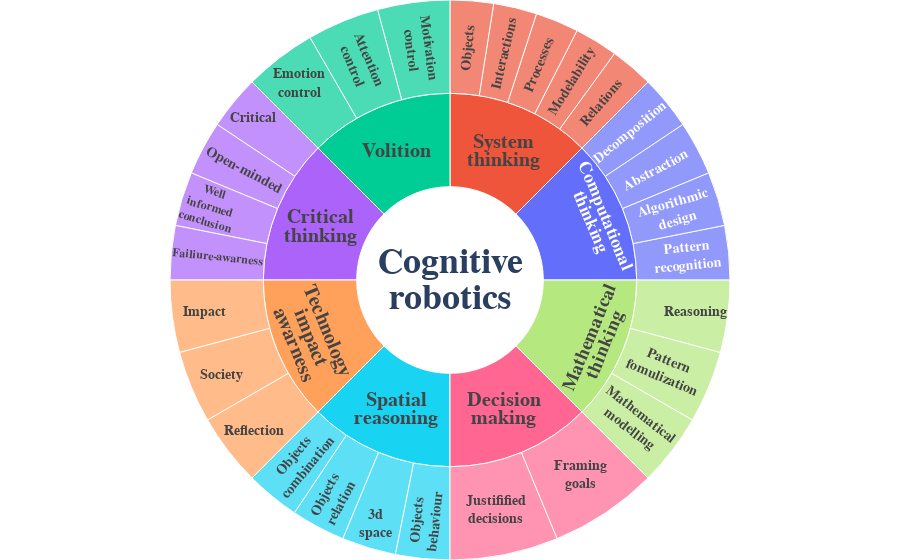

The cell this chart's notebook holds for it:
### Markdown cell above
# CogRbob Skill Diagram

### Code cell
import plotly.express as px
import plotly.offline as poffline
import pandas as pd
import math

# Sample hierarchical data
data_obj = {
    'Cognitive Robotics': {
        "Mathematical Thinking": ['reasoning', 'pattern fomulization', 'mathematical modelling'],
        "Decision Making": ['framing goals', 'justifified decisions'],
        "Spatial Reasoning": ['objects behaviour', '3D Space', 'objects relation', 'objects combination'],
        "Technology impact awarness": ['reflection', 'society', 'impact'],
        'Critical Thinking': ['failiure-awarness', 'well informed conclusion', 'open-minded', 'critical'],
        "Volition": ['emotion control', 'attention control', 'motivation control'],
        "System Thinking" : ['objects', 'interactions', 'processes', 'modelability', 'relations'],
        "Computational Thinking": ['decomposition', 'abstraction', 'algorithmic design', 'pattern recognition'],
    }
}

data = {
    'Topic': [],
    'Skill': [],
    'Competences': [],
    'Values': []
}

lcm = math.lcm(*[len(data_obj['Cognitive Robotics'][i]) for i in data_obj['Cognitive Robotics']])
count_topic = 1

# convert object data to table format
for topic in data_obj:
    for skill in data_obj[topic]:
        # to make the skills have the same size
        competences_len = len(data_obj[topic][skill])
        # to make the skills display orderly
        value = lcm / competences_len + (count_topic / competences_len) * 0.001
        count_topic += 1
        for competences in data_obj[topic][skill]:
            data['Topic'].append(topic)
            data['Skill'].append(skill)
            data['Competences'].append(competences)
            data['Values'].append(value + data_obj[topic][skill].index(competences) * 0.0001)
            
df = pd.DataFrame(data)

# Inject custom label style
df_style = df.copy()
df_style['Topic'] = df['Topic'].apply(lambda x: f'<span style="font-size:36px;">{x.capitalize().replace(" ", "<br><br>")}</span>')
df_style['Skill'] = df['Skill'].apply(lambda x: f'<span style="font-size:20px;">{x.capitalize().replace(" ", "<br>")}</span>')
df_style['Competences'] = df['Competences'].apply(lambda x: f'<a href="https://ai.uni-bremen.de/" style="color:inherit;">{x.capitalize().replace(" ", "<br>")}</a>')

# Create sunburst chart
fig = px.sunburst(df_style, path=['Topic', 'Skill', 'Competences'],
                  values='Values', )
# Style of chart
fig.update_layout(
    hovermode=False,
    # autosize=True,
    # width=800,
    height=800,
    margin = dict(t=0, l=0, r=0, b=0),
    font=dict(
        family="Courier New, monospace",
        size=14,
        weight='bold'
    )
)
fig.show()

poffline.plot(fig, filename='cog_skill.html')

### Figure 1 — Plotly figure (JSON) as saved in the notebook; plotly's stock layout.template omitted (floating-point values rounded to 4 significant figures)
{"data": [{"branchvalues": "total", "domain": {"x": [0, 1], "y": [0, 1]}, "hovertemplate": "labels=%{label}<br>Values=%{value}<br>parent=%{parent}<br>id=%{id}<extra></extra>", "ids": ["<span style=\"font-size:36px;\">Cognitive<br><br>robotics</span>/<span style=\"font-size:20px;\">Spatial<br>reasoning</span>/<a href=\"https://ai.uni-bremen.de/\" style=\"color:inherit;\">3d<br>space</a>", "<span style=\"font-size:36px;\">Cognitive<br><br>robotics</span>/<span style=\"font-size:20px;\">Computational<br>thinking</span>/<a href=\"https://ai.uni-bremen.de/\" style=\"color:inherit;\">Abstraction</a>", "<span style=\"font-size:36px;\">Cognitive<br><br>robotics</span>/<span style=\"font-size:20px;\">Computational<br>thinking</span>/<a href=\"https://ai.uni-bremen.de/\" style=\"color:inherit;\">Algorithmic<br>design</a>", "<span style=\"font-size:36px;\">Cognitive<br><br>robotics</span>/<span style=\"font-size:20px;\">Volition</span>/<a href=\"https://ai.uni-bremen.de/\" style=\"color:inherit;\">Attention<br>control</a>", "<span style=\"font-size:36px;\">Cognitive<br><br>robotics</span>/<span style=\"font-size:20px;\">Critical<br>thinking</span>/<a href=\"https://ai.uni-bremen.de/\" style=\"color:inherit;\">Critical</a>", "<span style=\"font-size:36px;\">Cognitive<br><br>robotics</span>/<span style=\"font-size:20px;\">Computational<br>thinking</span>/<a href=\"https://ai.uni-bremen.de/\" style=\"color:inherit;\">Decomposition</a>", "<span style=\"font-size:36px;\">Cognitive<br><br>robotics</span>/<span style=\"font-size:20px;\">Volition</span>/<a href=\"https://ai.uni-bremen.de/\" style=\"color:inherit;\">Emotion<br>control</a>", "<span style=\"font-size:36px;\">Cognitive<br><br>robotics</span>/<span style=\"font-size:20px;\">Critical<br>thinking</span>/<a href=\"https://ai.uni-bremen.de/\" style=\"color:inherit;\">Failiure-awarness</a>", "<span style=\"font-size:36px;\">Cognitive<br><br>robotics</span>/<span style=\"font-size:20px;\">Decision<br>making</span>/<a href=\"https://ai.uni-bremen.de/\" style=\"color:inherit;\">Framing<br>goals</a>", "<span style=\"font-size:36px;\">Cognitive<br><br>robotics</span>/<span style=\"font-size:20px;\">Technology<br>impact<br>awarness</span>/<a href=\"https://ai.uni-bremen.de/\" style=\"color:inherit;\">Impact</a>", "<span style=\"font-size:36px;\">Cognitive<br><br>robotics</span>/<span style=\"font-size:20px;\">System<br>thinking</span>/<a href=\"https://ai.uni-bremen.de/\" style=\"color:inherit;\">Interactions</a>", "<span style=\"font-size:36px;\">Cognitive<br><br>robotics</span>/<span style=\"font-size:20px;\">Decision<br>making</span>/<a href=\"https://ai.uni-bremen.de/\" style=\"color:inherit;\">Justifified<br>decisions</a>", "<span style=\"font-size:36px;\">Cognitive<br><br>robotics</span>/<span style=\"font-size:20px;\">Mathematical<br>thinking</span>/<a href=\"https://ai.uni-bremen.de/\" style=\"color:inherit;\">Mathematical<br>modelling</a>", "<span style=\"font-size:36px;\">Cognitive<br><br>robotics</span>/<span style=\"font-size:20px;\">System<br>thinking</span>/<a href=\"https://ai.uni-bremen.de/\" style=\"color:inherit;\">Modelability</a>", "<span style=\"font-size:36px;\">Cognitive<br><br>robotics</span>/<span style=\"font-size:20px;\">Volition</span>/<a href=\"https://ai.uni-bremen.de/\" style=\"color:inherit;\">Motivation<br>control</a>", "<span style=\"font-size:36px;\">Cognitive<br><br>robotics</span>/<span style=\"font-size:20px;\">System<br>thinking</span>/<a href=\"https://ai.uni-bremen.de/\" style=\"color:inherit;\">Objects</a>", "<span style=\"font-size:36px;\">Cognitive<br><br>robotics</span>/<span style=\"font-size:20px;\">Spatial<br>reasoning</span>/<a href=\"https://ai.uni-bremen.de/\" style=\"color:inherit;\">Objects<br>behaviour</a>", "<span style=\"font-size:36px;\">Cognitive<br><br>robotics</span>/<span style=\"font-size:20px;\">Spatial<br>reasoning</span>/<a href=\"https://ai.uni-bremen.de/\" style=\"color:inherit;\">Objects<br>combination</a>", "<span style=\"font-size:36px;\">Cognitive<br><br>robotics</span>/<span style=\"font-size:20px;\">Spatial<br>reasoning</span>/<a href=\"https://ai.uni-bremen.de/\" style=\"color:inherit;\">Objects<br>relation</a>", "<span style=\"font-size:36px;\">Cognitive<br><br>robotics</span>/<span style=\"font-size:20px;\">Critical<br>thinking</span>/<a href=\"https://ai.uni-bremen.de/\" style=\"color:inherit;\">Open-minded</a>", "<span style=\"font-size:36px;\">Cognitive<br><br>robotics</span>/<span style=\"font-size:20px;\">Mathematical<br>thinking</span>/<a href=\"https://ai.uni-bremen.de/\" style=\"color:inherit;\">Pattern<br>fomulization</a>", "<span style=\"font-size:36px;\">Cognitive<br><br>robotics</span>/<span style=\"font-size:20px;\">Computational<br>thinking</span>/<a href=\"https://ai.uni-bremen.de/\" style=\"color:inherit;\">Pattern<br>recognition</a>", "<span style=\"font-size:36px;\">Cognitive<br><br>robotics</span>/<span style=\"font-size:20px;\">System<br>thinking</span>/<a href=\"https://ai.uni-bremen.de/\" style=\"color:inherit;\">Processes</a>", "<span style=\"font-size:36px;\">Cognitive<br><br>robotics</span>/<span style=\"font-size:20px;\">Mathematical<br>thinking</span>/<a href=\"https://ai.uni-bremen.de/\" style=\"color:inherit;\">Reasoning</a>", "<span style=\"font-size:36px;\">Cognitive<br><br>robotics</span>/<span style=\"font-size:20px;\">Technology<br>impact<br>awarness</span>/<a href=\"https://ai.uni-bremen.de/\" style=\"color:inherit;\">Reflection</a>", "<span style=\"font-size:36px;\">Cognitive<br><br>robotics</span>/<span style=\"font-size:20px;\">System<br>thinking</span>/<a href=\"https://ai.uni-bremen.de/\" style=\"color:inherit;\">Relations</a>", "<span style=\"font-size:36px;\">Cognitive<br><br>robotics</span>/<span style=\"font-size:20px;\">Technology<br>impact<br>awarness</span>/<a href=\"https://ai.uni-bremen.de/\" style=\"color:inherit;\">Society</a>", "<span style=\"font-size:36px;\">Cognitive<br><br>robotics</span>/<span style=\"font-size:20px;\">Critical<br>thinking</span>/<a href=\"https://ai.uni-bremen.de/\" style=\"color:inherit;\">Well<br>informed<br>conclusion</a>", "<span style=\"font-size:36px;\">Cognitive<br><br>robotics</span>/<span style=\"font-size:20px;\">Computational<br>thinking</span>", "<span style=\"font-size:36px;\">Cognitive<br><br>robotics</span>/<span style=\"font-size:20px;\">Critical<br>thinking</span>", "<span style=\"font-size:36px;\">Cognitive<br><br>robotics</span>/<span style=\"font-size:20px;\">Decision<br>making</span>", "<span style=\"font-size:36px;\">Cognitive<br><br>robotics</span>/<span style=\"font-size:20px;\">Mathematical<br>thinking</span>", "<span style=\"font-size:36px;\">Cognitive<br><br>robotics</span>/<span style=\"font-size:20px;\">Spatial<br>reasoning</span>", "<span style=\"font-size:36px;\">Cognitive<br><br>robotics</span>/<span style=\"font-size:20px;\">System<br>thinking</span>", "<span style=\"font-size:36px;\">Cognitive<br><br>robotics</span>/<span style=\"font-size:20px;\">Technology<br>impact<br>awarness</span>", "<span style=\"font-size:36px;\">Cognitive<br><br>robotics</span>/<span style=\"font-size:20px;\">Volition</span>", "<span style=\"font-size:36px;\">Cognitive<br><br>robotics</span>"], "labels": ["<a href=\"https://ai.uni-bremen.de/\" style=\"color:inherit;\">3d<br>space</a>", "<a href=\"https://ai.uni-bremen.de/\" style=\"color:inherit;\">Abstraction</a>", "<a href=\"https://ai.uni-bremen.de/\" style=\"color:inherit;\">Algorithmic<br>design</a>", "<a href=\"https://ai.uni-bremen.de/\" style=\"color:inherit;\">Attention<br>control</a>", "<a href=\"https://ai.uni-bremen.de/\" style=\"color:inherit;\">Critical</a>", "<a href=\"https://ai.uni-bremen.de/\" style=\"color:inherit;\">Decomposition</a>", "<a href=\"https://ai.uni-bremen.de/\" style=\"color:inherit;\">Emotion<br>control</a>", "<a href=\"https://ai.uni-bremen.de/\" style=\"color:inherit;\">Failiure-awarness</a>", "<a href=\"https://ai.uni-bremen.de/\" style=\"color:inherit;\">Framing<br>goals</a>", "<a href=\"https://ai.uni-bremen.de/\" style=\"color:inherit;\">Impact</a>", "<a href=\"https://ai.uni-bremen.de/\" style=\"color:inherit;\">Interactions</a>", "<a href=\"https://ai.uni-bremen.de/\" style=\"color:inherit;\">Justifified<br>decisions</a>", "<a href=\"https://ai.uni-bremen.de/\" style=\"color:inherit;\">Mathematical<br>modelling</a>", "<a href=\"https://ai.uni-bremen.de/\" style=\"color:inherit;\">Modelability</a>", "<a href=\"https://ai.uni-bremen.de/\" style=\"color:inherit;\">Motivation<br>control</a>", "<a href=\"https://ai.uni-bremen.de/\" style=\"color:inherit;\">Objects</a>", "<a href=\"https://ai.uni-bremen.de/\" style=\"color:inherit;\">Objects<br>behaviour</a>", "<a href=\"https://ai.uni-bremen.de/\" style=\"color:inherit;\">Objects<br>combination</a>", "<a href=\"https://ai.uni-bremen.de/\" style=\"color:inherit;\">Objects<br>relation</a>", "<a href=\"https://ai.uni-bremen.de/\" style=\"color:inherit;\">Open-minded</a>", "<a href=\"https://ai.uni-bremen.de/\" style=\"color:inherit;\">Pattern<br>fomulization</a>", "<a href=\"https://ai.uni-bremen.de/\" style=\"color:inherit;\">Pattern<br>recognition</a>", "<a href=\"https://ai.uni-bremen.de/\" style=\"color:inherit;\">Processes</a>", "<a href=\"https://ai.uni-bremen.de/\" style=\"color:inherit;\">Reasoning</a>", "<a href=\"https://ai.uni-bremen.de/\" style=\"color:inherit;\">Reflection</a>", "<a href=\"https://ai.uni-bremen.de/\" style=\"color:inherit;\">Relations</a>", "<a href=\"https://ai.uni-bremen.de/\" style=\"color:inherit;\">Society</a>", "<a href=\"https://ai.uni-bremen.de/\" style=\"color:inherit;\">Well<br>informed<br>conclusion</a>", "<span style=\"font-size:20px;\">Computational<br>thinking</span>", "<span style=\"font-size:20px;\">Critical<br>thinking</span>", "<span style=\"font-size:20px;\">Decision<br>making</span>", "<span style=\"font-size:20px;\">Mathematical<br>thinking</span>", "<span style=\"font-size:20px;\">Spatial<br>reasoning</span>", "<span style=\"font-size:20px;\">System<br>thinking</span>", "<span style=\"font-size:20px;\">Technology<br>impact<br>awarness</span>", "<span style=\"font-size:20px;\">Volition</span>", "<span style=\"font-size:36px;\">Cognitive<br><br>robotics</span>"], "name": "", "parents": ["<span style=\"font-size:36px;\">Cognitive<br><br>robotics</span>/<span style=\"font-size:20px;\">Spatial<br>reasoning</span>", "<span style=\"font-size:36px;\">Cognitive<br><br>robotics</span>/<span style=\"font-size:20px;\">Computational<br>thinking</span>", "<span style=\"font-size:36px;\">Cognitive<br><br>robotics</span>/<span style=\"font-size:20px;\">Computational<br>thinking</span>", "<span style=\"font-size:36px;\">Cognitive<br><br>robotics</span>/<span style=\"font-size:20px;\">Volition</span>", "<span style=\"font-size:36px;\">Cognitive<br><br>robotics</span>/<span style=\"font-size:20px;\">Critical<br>thinking</span>", "<span style=\"font-size:36px;\">Cognitive<br><br>robotics</span>/<span style=\"font-size:20px;\">Computational<br>thinking</span>", "<span style=\"font-size:36px;\">Cognitive<br><br>robotics</span>/<span style=\"font-size:20px;\">Volition</span>", "<span style=\"font-size:36px;\">Cognitive<br><br>robotics</span>/<span style=\"font-size:20px;\">Critical<br>thinking</span>", "<span style=\"font-size:36px;\">Cognitive<br><br>robotics</span>/<span style=\"font-size:20px;\">Decision<br>making</span>", "<span style=\"font-size:36px;\">Cognitive<br><br>robotics</span>/<span style=\"font-size:20px;\">Technology<br>impact<br>awarness</span>", "<span style=\"font-size:36px;\">Cognitive<br><br>robotics</span>/<span style=\"font-size:20px;\">System<br>thinking</span>", "<span style=\"font-size:36px;\">Cognitive<br><br>robotics</span>/<span style=\"font-size:20px;\">Decision<br>making</span>", "<span style=\"font-size:36px;\">Cognitive<br><br>robotics</span>/<span style=\"font-size:20px;\">Mathematical<br>thinking</span>", "<span style=\"font-size:36px;\">Cognitive<br><br>robotics</span>/<span style=\"font-size:20px;\">System<br>thinking</span>", "<span style=\"font-size:36px;\">Cognitive<br><br>robotics</span>/<span style=\"font-size:20px;\">Volition</span>", "<span style=\"font-size:36px;\">Cognitive<br><br>robotics</span>/<span style=\"font-size:20px;\">System<br>thinking</span>", "<span style=\"font-size:36px;\">Cognitive<br><br>robotics</span>/<span style=\"font-size:20px;\">Spatial<br>reasoning</span>", "<span style=\"font-size:36px;\">Cognitive<br><br>robotics</span>/<span style=\"font-size:20px;\">Spatial<br>reasoning</span>", "<span style=\"font-size:36px;\">Cognitive<br><br>robotics</span>/<span style=\"font-size:20px;\">Spatial<br>reasoning</span>", "<span style=\"font-size:36px;\">Cognitive<br><br>robotics</span>/<span style=\"font-size:20px;\">Critical<br>thinking</span>", "<span style=\"font-size:36px;\">Cognitive<br><br>robotics</span>/<span style=\"font-size:20px;\">Mathematical<br>thinking</span>", "<span style=\"font-size:36px;\">Cognitive<br><br>robotics</span>/<span style=\"font-size:20px;\">Computational<br>thinking</span>", "<span style=\"font-size:36px;\">Cognitive<br><br>robotics</span>/<span style=\"font-size:20px;\">System<br>thinking</span>", "<span style=\"font-size:36px;\">Cognitive<br><br>robotics</span>/<span style=\"font-size:20px;\">Mathematical<br>thinking</span>", "<span style=\"font-size:36px;\">Cognitive<br><br>robotics</span>/<span style=\"font-size:20px;\">Technology<br>impact<br>awarness</span>", "<span style=\"font-size:36px;\">Cognitive<br><br>robotics</span>/<span style=\"font-size:20px;\">System<br>thinking</span>", "<span style=\"font-size:36px;\">Cognitive<br><br>robotics</span>/<span style=\"font-size:20px;\">Technology<br>impact<br>awarness</span>", "<span style=\"font-size:36px;\">Cognitive<br><br>robotics</span>/<span style=\"font-size:20px;\">Critical<br>thinking</span>", "<span style=\"font-size:36px;\">Cognitive<br><br>robotics</span>", "<span style=\"font-size:36px;\">Cognitive<br><br>robotics</span>", "<span style=\"font-size:36px;\">Cognitive<br><br>robotics</span>", "<span style=\"font-size:36px;\">Cognitive<br><br>robotics</span>", "<span style=\"font-size:36px;\">Cognitive<br><br>robotics</span>", "<span style=\"font-size:36px;\">Cognitive<br><br>robotics</span>", "<span style=\"font-size:36px;\">Cognitive<br><br>robotics</span>", "<span style=\"font-size:36px;\">Cognitive<br><br>robotics</span>", ""], "type": "sunburst", "values": [15.0, 15.0, 15.0, 20.0, 15.0, 15.0, 20.0, 15.0, 30.0, 20.0, 12.0, 30.0, 20.0, 12.0, 20.0, 12.0, 15.0, 15.0, 15.0, 15.0, 20.0, 15.0, 12.0, 20.0, 20.0, 12.0, 20.0, 15.0, 60.01, 60.01, 60.0, 60.0, 60.0, 60.01, 60.0, 60.01, 480.0]}], "layout": {"autosize": true, "font": {"family": "Courier New, monospace", "size": 14, "weight": "bold"}, "hovermode": false, "legend": {"tracegroupgap": 0}, "margin": {"b": 0, "l": 0, "r": 0, "t": 0}}}
